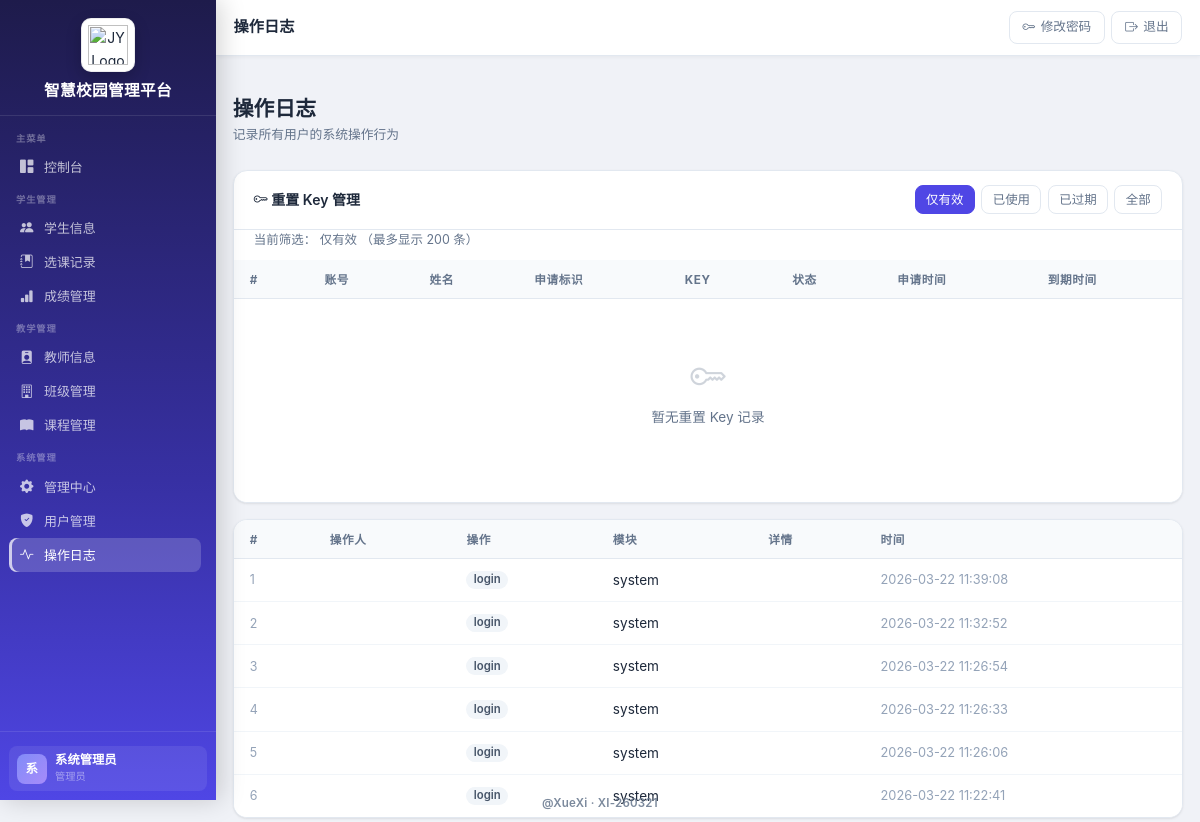
The app's page /ops-log (signed in) with its own data.
### app.py (models this page shows, shortened)
class User(db.Model):
    __tablename__ = "users"
    id = db.Column(db.Integer, primary_key=True)
    username = db.Column(db.String(50), unique=True, nullable=False)
    password = db.Column(db.String(255), nullable=False)
    full_name = db.Column(db.String(100), nullable=False)
    role = db.Column(db.String(20), nullable=False, default="student")  # admin, teacher, student
    email = db.Column(db.String(100))
    phone = db.Column(db.String(20))
    is_active = db.Column(db.Boolean, default=True)
    created_at = db.Column(db.DateTime, default=datetime.utcnow)
    updated_at = db.Column(db.DateTime, default=datetime.utcnow, onupdate=datetime.utcnow)

class OperationLog(db.Model):
    __tablename__ = "operation_logs"
    id = db.Column(db.Integer, primary_key=True)
    user_id = db.Column(db.Integer, db.ForeignKey("users.id"))
    action = db.Column(db.String(100), nullable=False)
    module = db.Column(db.String(50))  # 模块名 student, course, score
    record_id = db.Column(db.Integer)
    details = db.Column(db.Text)
    created_at = db.Column(db.DateTime, default=datetime.utcnow)
    updated_at = db.Column(db.DateTime, default=datetime.utcnow, onupdate=datetime.utcnow)

### app.py (the view)
@app.route("/ops-log")
@role_required("admin")
def list_ops_log():
    now = datetime.utcnow()
    key_status = request.args.get("key_status", "valid").strip().lower()
    logs = OperationLog.query.order_by(OperationLog.created_at.desc()).limit(500).all()
    reset_keys_q = (
        db.session.query(PasswordResetKey, User.username, User.full_name)
        .outerjoin(User, PasswordResetKey.user_id == User.id)
    )
    if key_status == "used":
        reset_keys_q = reset_keys_q.filter(PasswordResetKey.is_used.is_(True))
    elif key_status == "expired":
        reset_keys_q = reset_keys_q.filter(
            PasswordResetKey.is_used.is_(False),
            PasswordResetKey.expires_at < now,
        )
    elif key_status == "all":
        pass
    else:
        key_status = "valid"
        reset_keys_q = reset_keys_q.filter(
            PasswordResetKey.is_used.is_(False),
            PasswordResetKey.expires_at >= now,
        )
    reset_keys = (
        reset_keys_q
        .order_by(PasswordResetKey.created_at.desc())
        .limit(200)
        .all()
    )
    return render_template(
        "admin/logs.html",
        logs=logs,
        reset_keys=reset_keys,
        key_status=key_status,
        now=now,
    )

### app.py (called while the page is built)
def role_required(*roles):
    def decorator(f):
        @wraps(f)
        def decorated_function(*args, **kwargs):
            user_id = session.get("user_id")
            if not user_id:
                flash("请先登录", "warning")
                return redirect(url_for("login"))
            user = User.query.get(user_id)
            if not user or not user.is_active:
                session.clear()
                flash("登录状态已失效，请重新登录", "warning")
                return redirect(url_for("login"))
            if user.role not in roles:
                flash("权限不足", "danger")
                return redirect(url_for("dashboard"))
            return f(*args, **kwargs)
        return decorated_function
    return decorator

@app.context_processor
def inject_role_flags():
    role = session.get("role")
    user_id = session.get("user_id")
    return {
        "is_counselor": role == "teacher" and _is_counselor(user_id)
    }

### templates/admin/logs.html (shortened to what this page needs)
﻿{% extends "base.html" %}
{% block page_title %}操作日志{% endblock %}
{% block content %}
<div class="page-header">
  <div>
    <h1 class="page-title">操作日志</h1>
    <p class="page-subtitle">记录所有用户的系统操作行为</p>
  </div>
</div>
<div class="table-card" style="margin-bottom:1rem">
  <div class="table-toolbar">
    <div class="fw-semibold"><i class="bi bi-key"></i> 重置 Key 管理</div>
    <div class="d-flex" style="gap:.4rem;flex-wrap:wrap">
      <a href="{{ url_for('list_ops_log', key_status='valid') }}" class="btn btn-sm {% if key_status == 'valid' %}btn-primary{% else %}btn-outline-secondary{% endif %}">仅有效</a>
      <a href="{{ url_for('list_ops_log', key_status='used') }}" class="btn btn-sm {% if key_status == 'used' %}btn-primary{% else %}btn-outline-secondary{% endif %}">已使用</a>
      <a href="{{ url_for('list_ops_log', key_status='expired') }}" class="btn btn-sm {% if key_status == 'expired' %}btn-primary{% else %}btn-outline-secondary{% endif %}">已过期</a>
      <a href="{{ url_for('list_ops_log', key_status='all') }}" class="btn btn-sm {% if key_status == 'all' %}btn-primary{% else %}btn-outline-secondary{% endif %}">全部</a>
    </div>
  </div>
  <div style="padding:0 1.25rem .65rem;font-size:.78rem;color:#64748b">
    当前筛选：
    {% if key_status == 'valid' %}仅有效{% elif key_status == 'used' %}已使用{% elif key_status == 'expired' %}已过期{% else %}全部{% endif %}
    （最多显示 200 条）
  </div>
  <div class="table-responsive">
    <table class="table">
      <thead>
        <tr>
          <th>#</th>
          <th>账号</th>
          <th>姓名</th>
          <th>申请标识</th>
          <th>Key</th>
          <th>状态</th>
          <th>申请时间</th>
          <th>到期时间</th>
        </tr>
      </thead>
      <tbody>
        {% if reset_keys %}
        {% for item in reset_keys %}
        {% set key_row = item[0] %}
        {% set username = item[1] %}
        {% set full_name = item[2] %}
        <tr>
          <td style="color:#94a3b8;font-size:.78rem">{{ loop.index }}</td>
          <td><code style="background:#f1f5f9;padding:.15em .45em;border-radius:.3rem;font-size:.8rem">{{ username or '' }}</code></td>
          <td class="fw-semibold">{{ full_name or '' }}</td>
          <td>{{ key_row.requested_identifier or '' }}</td>
          <td><code style="background:#eef2ff;color:#4338ca;padding:.15em .45em;border-radius:.3rem;font-size:.8rem">{{ key_row.reset_key }}</code></td>
          <td>
            {% if key_row.is_used %}
            <span class="badge badge-secondary">已使用</span>
            {% elif key_row.expires_at and key_row.expires_at < now %}
            <span class="badge badge-danger">已过期</span>
            {% else %}
            <span class="badge badge-success">有效</span>
            {% endif %}
          </td>
          <td style="color:#94a3b8;font-size:.8rem">{{ key_row.created_at.strftime('%Y-%m-%d %H:%M:%S') if key_row.created_at else '' }}</td>
          <td style="color:#94a3b8;font-size:.8rem">{{ key_row.expires_at.strftime('%Y-%m-%d %H:%M:%S') if key_row.expires_at else '' }}</td>
        </tr>
        {% endfor %}
        {% else %}
        <tr>
          <td colspan="8">
            <div class="no-data">
              <i class="bi bi-key"></i>
              <p>暂无重置 Key 记录</p>
            </div>
          </td>
        </tr>
        {% endif %}
      </tbody>
    </table>
  </div>
</div>
<div class="table-card">
  <div class="table-responsive">
    <table class="table">
      <thead>
        <tr>
          <th>#</th>
          <th>操作人</th>
          <th>操作</th>
          <th>模块</th>
          <th>详情</th>
          <th>时间</th>
        </tr>
      </thead>
      <tbody>
        {% if logs %}
        {% for log in logs %}
        <tr>
          <td style="color:#94a3b8;font-size:.78rem">{{ loop.index }}</td>
          <td class="fw-semibold">{{ log.user.full_name if log.user else '' }}</td>
          <td>
            {% if log.action == 'create' %}
            <span class="badge badge-success">新增</span>
            {% elif log.action == 'update' %}
            <span class="badge badge-info">修改</span>
            {% elif log.action == 'delete' %}
            <span class="badge badge-danger">删除</span>
            {% else %}
            <span class="badge badge-secondary">{{ log.action }}</span>
            {% endif %}
          </td>
          <td>{{ log.module or '' }}</td>
          <td style="color:#475569">{{ log.details or '' }}</td>
          <td style="color:#94a3b8;font-size:.8rem">{{ log.created_at.strftime('%Y-%m-%d %H:%M:%S') if log.created_at else '' }}</td>
        </tr>
        {% endfor %}
        {% endif %}
      </tbody>
    </table>
  </div>
</div>
{% endblock %}

### templates/base.html (shortened to what this page needs)
﻿<!DOCTYPE html>
<html lang="zh-CN">
<head>
  <link href="https://cdn.jsdelivr.net/npm/bootstrap@5.3.3/dist/css/bootstrap.min.css" rel="stylesheet">
  <link rel="stylesheet" href="https://cdn.jsdelivr.net/npm/bootstrap-icons@1.11.0/font/bootstrap-icons.css">
  <link rel="stylesheet" href="{{ url_for('static', filename='style.css') }}">
</head>
<body>
{% if 'user_id' in session %}
<aside class="sidebar" id="sidebar">
  <div class="sidebar-brand">
    <div class="brand-logo">
      <img src="{{ url_for('static', filename='images/logo.png') }}" alt="JY Logo">
    </div>
    <div class="brand-name">智慧校园管理平台</div>
  </div>
  <nav class="sidebar-nav" id="sidebarNav">
    <div class="sidebar-section">
      <div class="sidebar-section-label">主菜单</div>
      <a class="sidebar-link {% if request.endpoint == 'dashboard' %}active{% endif %}"
         href="{{ url_for('dashboard') }}">
        <i class="bi bi-grid-1x2-fill nav-icon"></i> 控制台
      </a>
    </div>
    <div class="sidebar-section">
      <div class="sidebar-section-label">学生管理</div>
      {% if session.role != 'teacher' or is_counselor %}
      <a class="sidebar-link {% if 'student' in (request.endpoint or '') and 'score' not in (request.endpoint or '') %}active{% endif %}"
         href="{{ url_for('list_students') }}">
        <i class="bi bi-people-fill nav-icon"></i> {% if session.role == 'student' %}我的信息{% else %}学生信息{% endif %}
      </a>
      {% if session.role != 'student' %}
      <a class="sidebar-link {% if 'enrollment' in (request.endpoint or '') %}active{% endif %}"
         href="{{ url_for('list_enrollments') }}">
        <i class="bi bi-journal-bookmark-fill nav-icon"></i> 选课记录
      </a>
      {% endif %}
      {% endif %}
      <a class="sidebar-link {% if 'score' in (request.endpoint or '') %}active{% endif %}"
         href="{{ url_for('list_scores') }}">
        <i class="bi bi-bar-chart-fill nav-icon"></i> 成绩管理
      </a>
    </div>
    {% if session.role in ['admin', 'teacher'] %}
    <div class="sidebar-section">
      <div class="sidebar-section-label">教学管理</div>
      <a class="sidebar-link {% if 'teacher' in (request.endpoint or '') %}active{% endif %}"
         href="{{ url_for('list_teachers') }}">
        <i class="bi bi-person-badge-fill nav-icon"></i> 教师信息
      </a>
      {% if session.role == 'admin' or (session.role == 'teacher' and is_counselor) %}
      <a class="sidebar-link {% if 'class' in (request.endpoint or '') %}active{% endif %}"
         href="{{ url_for('list_classes') }}">
        <i class="bi bi-building nav-icon"></i> 班级管理
      </a>
      {% endif %}
      <a class="sidebar-link {% if 'course' in (request.endpoint or '') %}active{% endif %}"
         href="{{ url_for('list_courses') }}">
        <i class="bi bi-book-fill nav-icon"></i> 课程管理
      </a>
    </div>
    {% endif %}
    {% if session.role == 'admin' %}
    <div class="sidebar-section">
      <div class="sidebar-section-label">系统管理</div>
      <a class="sidebar-link {% if (request.endpoint or '').startswith('admin_') %}active{% endif %}"
         href="{{ url_for('admin_index') }}">
        <i class="bi bi-gear-fill nav-icon"></i> 管理中心
      </a>
      <a class="sidebar-link {% if 'user' in (request.endpoint or '') %}active{% endif %}"
         href="{{ url_for('list_users') }}">
        <i class="bi bi-shield-fill-check nav-icon"></i> 用户管理
      </a>
      <a class="sidebar-link {% if request.endpoint == 'list_ops_log' %}active{% endif %}"
         href="{{ url_for('list_ops_log') }}">
        <i class="bi bi-activity nav-icon"></i> 操作日志
      </a>
    </div>
    {% endif %}
  </nav>
  <div class="sidebar-footer">
    <div class="sidebar-user">
      <div class="sidebar-user-avatar">{{ (session.full_name or session.username or '?')[0] | upper }}</div>
      <div class="sidebar-user-info">
        <div class="u-name">{{ session.full_name or session.username }}</div>
        <div class="u-role">
          {% if session.role == 'admin' %}管理员
          {% elif session.role == 'teacher' %}教师
          {% else %}学生{% endif %}
        </div>
      </div>
    </div>
  </div>
</aside>
<header class="topbar">
  <div class="topbar-title">{% block page_title %}{% endblock %}</div>
  <div class="topbar-actions">
    <a href="{{ url_for('change_password') }}" class="topbar-btn d-none d-md-inline-flex">
      <i class="bi bi-key"></i> 修改密码
    </a>
    <a href="{{ url_for('logout') }}" class="topbar-btn btn-exit">
      <i class="bi bi-box-arrow-right"></i> 退出
    </a>
  </div>
</header>
<main class="main-content">
  <div class="page-container">
{% else %}
<main>
{% endif %}
{% block content %}{% endblock %}
{% if 'user_id' in session %}
  </div>
</main>
{% else %}
</main>
{% endif %}
<div class="global-signature">@XueXi · XI-260321</div>
</body>
</html>

### records on screen
User: full_name "系统管理员"
OperationLog: action "login", module "system", created_at "2026-03-22 11:39:08"
OperationLog: action "login", module "system", created_at "2026-03-22 11:32:52"
OperationLog: action "login", module "system", created_at "2026-03-22 11:26:54"
OperationLog: action "login", module "system", created_at "2026-03-22 11:26:33"
OperationLog: action "login", module "system", created_at "2026-03-22 11:26:06"
OperationLog: action "login", module "system", created_at "2026-03-22 11:22:41"

### other values on screen
{{ (session.full_name or session.username or '?')[0] | upper }} "系"
